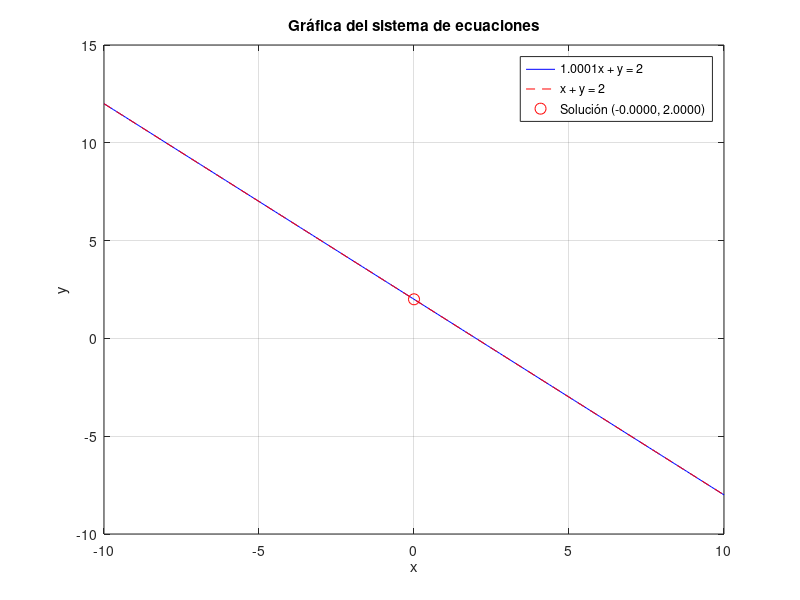

Reproduce this figure in MATLAB.
% Definir la matriz A y el vector b
A = [1.0001, 1.0000; 
     1.0000, 1.0000];
b = [2; 2];

% Resolver el sistema de ecuaciones A * x = b
x = A \ b;

% Crear la gráfica
x_vals = linspace(-10, 10, 200);

% Ecuación de la primera fila de A * x = b: 1.0001*x + 1*y = 2
y1_vals = (2 - 1.0001 * x_vals) / 1.0;

% Ecuación de la segunda fila de A * x = b: 1*x + 1*y = 2
y2_vals = (2 - 1.0 * x_vals) / 1.0;

% Graficar las líneas
plot(x_vals, y1_vals, 'b', 'DisplayName', '1.0001x + y = 2');
hold on;
plot(x_vals, y2_vals, 'r--', 'DisplayName', 'x + y = 2');

% Graficar la solución
plot(x(1), x(2), 'ro', 'MarkerSize', 8, 'DisplayName', sprintf('Solución (%.4f, %.4f)', x(1), x(2)));

% Añadir etiquetas y leyenda
xlabel('x');
ylabel('y');
title('Gráfica del sistema de ecuaciones');
legend('show');
grid on;

hold off;
